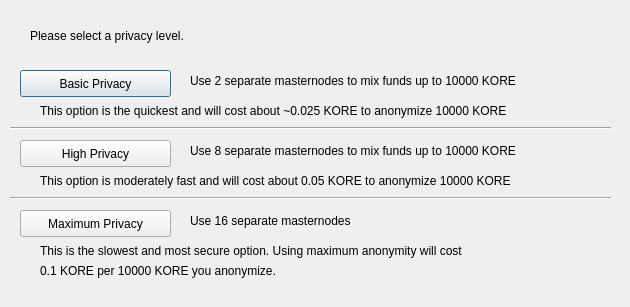
<?xml version="1.0" encoding="UTF-8"?>
<ui version="4.0">
 <class>ObfuscationConfig</class>
 <widget class="QDialog" name="ObfuscationConfig">
  <property name="geometry">
   <rect>
    <x>0</x>
    <y>0</y>
    <width>630</width>
    <height>307</height>
   </rect>
  </property>
  <property name="windowTitle">
   <string>Configure Obfuscation</string>
  </property>
  <widget class="QPushButton" name="buttonBasic">
   <property name="geometry">
    <rect>
     <x>20</x>
     <y>70</y>
     <width>151</width>
     <height>27</height>
    </rect>
   </property>
   <property name="text">
    <string>Basic Privacy</string>
   </property>
  </widget>
  <widget class="QPushButton" name="buttonHigh">
   <property name="geometry">
    <rect>
     <x>20</x>
     <y>140</y>
     <width>151</width>
     <height>27</height>
    </rect>
   </property>
   <property name="text">
    <string>High Privacy</string>
   </property>
  </widget>
  <widget class="QPushButton" name="buttonMax">
   <property name="geometry">
    <rect>
     <x>20</x>
     <y>210</y>
     <width>151</width>
     <height>27</height>
    </rect>
   </property>
   <property name="text">
    <string>Maximum Privacy</string>
   </property>
  </widget>
  <widget class="QLabel" name="label">
   <property name="geometry">
    <rect>
     <x>30</x>
     <y>20</y>
     <width>571</width>
     <height>31</height>
    </rect>
   </property>
   <property name="text">
    <string>Please select a privacy level.</string>
   </property>
  </widget>
  <widget class="QLabel" name="label_2">
   <property name="geometry">
    <rect>
     <x>190</x>
     <y>70</y>
     <width>421</width>
     <height>21</height>
    </rect>
   </property>
   <property name="text">
    <string>Use 2 separate masternodes to mix funds up to 10000 KORE</string>
   </property>
  </widget>
  <widget class="QLabel" name="label_3">
   <property name="geometry">
    <rect>
     <x>190</x>
     <y>140</y>
     <width>411</width>
     <height>21</height>
    </rect>
   </property>
   <property name="text">
    <string>Use 8 separate masternodes to mix funds up to 10000 KORE</string>
   </property>
  </widget>
  <widget class="QLabel" name="label_4">
   <property name="geometry">
    <rect>
     <x>190</x>
     <y>210</y>
     <width>421</width>
     <height>21</height>
    </rect>
   </property>
   <property name="text">
    <string>Use 16 separate masternodes</string>
   </property>
  </widget>
  <widget class="QLabel" name="label_6">
   <property name="geometry">
    <rect>
     <x>40</x>
     <y>100</y>
     <width>561</width>
     <height>21</height>
    </rect>
   </property>
   <property name="text">
    <string>This option is the quickest and will cost about ~0.025 KORE to anonymize 10000 KORE</string>
   </property>
  </widget>
  <widget class="QLabel" name="label_7">
   <property name="geometry">
    <rect>
     <x>40</x>
     <y>170</y>
     <width>561</width>
     <height>21</height>
    </rect>
   </property>
   <property name="text">
    <string>This option is moderately fast and will cost about 0.05 KORE to anonymize 10000 KORE</string>
   </property>
  </widget>
  <widget class="QLabel" name="label_8">
   <property name="geometry">
    <rect>
     <x>40</x>
     <y>240</y>
     <width>561</width>
     <height>21</height>
    </rect>
   </property>
   <property name="text">
    <string>This is the slowest and most secure option. Using maximum anonymity will cost</string>
   </property>
  </widget>
  <widget class="QLabel" name="label_9">
   <property name="geometry">
    <rect>
     <x>40</x>
     <y>260</y>
     <width>561</width>
     <height>21</height>
    </rect>
   </property>
   <property name="text">
    <string>0.1 KORE per 10000 KORE you anonymize.</string>
   </property>
  </widget>
  <widget class="Line" name="line">
   <property name="geometry">
    <rect>
     <x>10</x>
     <y>120</y>
     <width>601</width>
     <height>16</height>
    </rect>
   </property>
   <property name="orientation">
    <enum>Qt::Horizontal</enum>
   </property>
  </widget>
  <widget class="Line" name="line_2">
   <property name="geometry">
    <rect>
     <x>10</x>
     <y>190</y>
     <width>601</width>
     <height>16</height>
    </rect>
   </property>
   <property name="orientation">
    <enum>Qt::Horizontal</enum>
   </property>
  </widget>
 </widget>
 <resources/>
 <connections/>
</ui>
